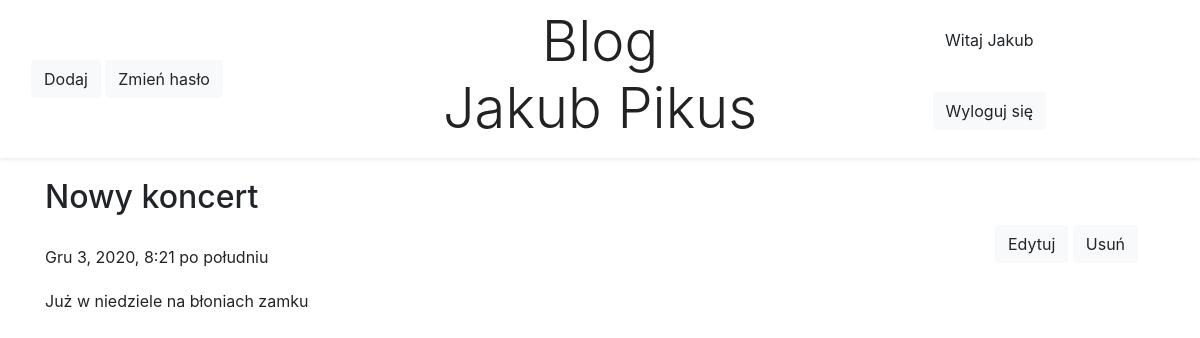
/post/9/ (signed in), run on the app's committed database.
### blog/models.py (models this page shows, shortened)
class Post(models.Model):
    author = models.ForeignKey('auth.User', on_delete=models.CASCADE)
    title = models.CharField(max_length=200)
    text = models.TextField()
    created_date = models.DateTimeField(
            default=timezone.now)
    published_date = models.DateTimeField(
            blank=True, null=True)

### blog/views.py (the view)
# urls.py: path('post/<int:pk>/', views.post_detail, name='post_detail'),
def post_detail(request, pk):
    post = get_object_or_404(Post, pk=pk)
    return render(request, 'blog/post_detail.html', {'post': post})

### blog/templates/blog/post_detail.html (shortened to what this page needs)
{% extends 'blog/base.html' %}
{% block content %}
    <div class="post">
        <div class="row">
            <div class="col-12">
                <h2 style="margin-top: 20px;">{{ post.title }}</h2>
                <div class="row">
                    <div class="col-10">
                        {% if post.published_date %}
                            <div class="date" style="margin-top: 20px;">
                            {{ post.published_date }}
                            </div>
                    </div>
                    <div class="col-2">
                        {% if user.is_superuser %}
                            <a class="btn btn-light" href="{% url 'post_edit' pk=post.pk %}">Edytuj</a>
                            <a class="btn btn-light" href="{% url 'post_remove' pk=post.pk %}">Usuń</a>
                            {% endif %}
                    </div>
                </div>
                <p style="margin-top: 20px;">{{ post.text|linebreaksbr }}</p>
            {% endif %}
            </div>
        </div>
    </div>
{% endblock %}

### blog/templates/blog/base.html (shortened to what this page needs)
{% load static %}
<!DOCTYPE html>
<html>
    <head>
        <link rel="stylesheet" href="https://cdn.jsdelivr.net/npm/bootstrap@4.5.3/dist/css/bootstrap.min.css">
		<link rel="stylesheet" href="{% static 'css/blog.css' %}">
    </head>
    <body>
	    <div class="navbar sticky-top bg-white shadow-sm">
            <div class="col-4">
                {% if user.is_superuser %}
                <a href="{% url 'post_new' %}" class="btn btn-light" role="button" aria-pressed="true">Dodaj</a>
                <a href="{% url 'change_password' %}" class="btn btn-light" role="button" aria-pressed="true">Zmień hasło</a>
                {% elif user.is_authenticated %}
                <a href="{% url 'change_password' %}" class="btn btn-light" role="button" aria-pressed="true">Zmień hasło</a>
                {% endif %}
            </div>
	        <div class="col-4">
                <center><a href="{% url 'base'%}" style="color: #222222; text-decoration:none;"><h1  class="display-4">Blog<br>Jakub Pikus</h1></a></center>
            </div>
            <div class="col-4">
                {% if user.is_authenticated %}
                <center><p class="top-menu">Witaj {{ user.username }} </p><br>
                <a href="{% url 'logout' %}" class="btn btn-light" role="button" aria-pressed="true">Wyloguj się</a></center>
                {% endif %}
            </div>
        </div>
	    <div class="container">
	        <div class="row">
                <div class="col-12">
                    {% block content %}
                    {% endblock %}
                </div>
            </div>
	    </div>
    </body
</html>

### data on the page
Post: title "Nowy koncert", published_date "Gru 3, 2020, 8:21 po południu", text "Już w niedziele na błoniach zamku"

### other printed values
{{ user.username }} "Jakub"
